Frame 1 (no input): blank canvas, image omitted
Frame 60 (no input): blank canvas, image omitted
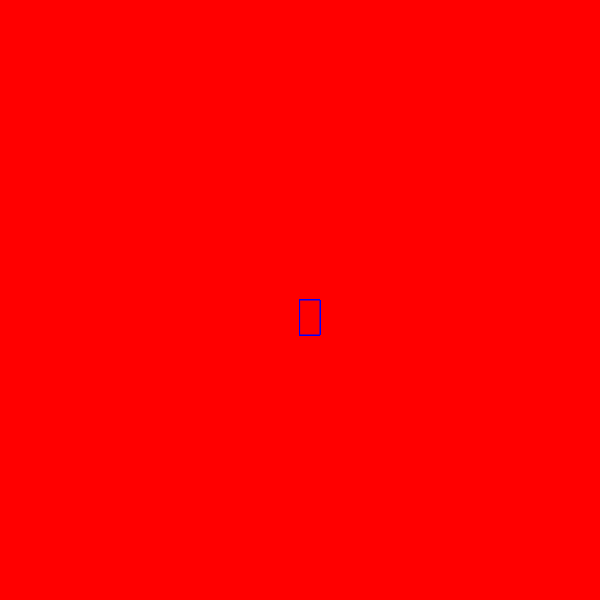
Frame 120 (the mouse pressed at the canvas centre since frame 60)

The p5.js sketch whose frames 1 and 60 were blank and that drew this single picture after the mouse press (run headless with seeded random() and noise() and a simulated clock; from frame 60 on, the mouse is pressed at the canvas centre):

// p5.js sketch
// ── sketch.js
function setup() {
    createCanvas(600, 600);
     background("red");
  }
  
  
  function draw() {
    
    stroke ("blue");
    fill ("red");
   
    
    // console.log(mouseIsPressed);
    
    if (mouseIsPressed){
      rect(mouseX, mouseY, 20, 35);
    }
  }
